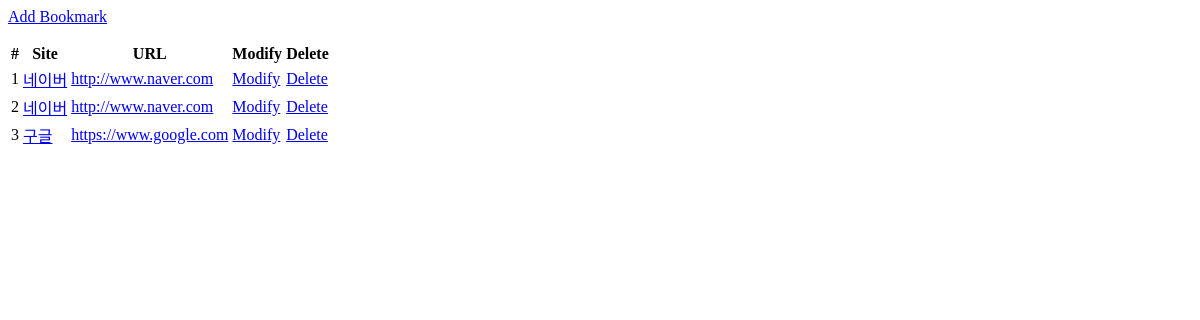
Before: /bookmark/ with the older database file.
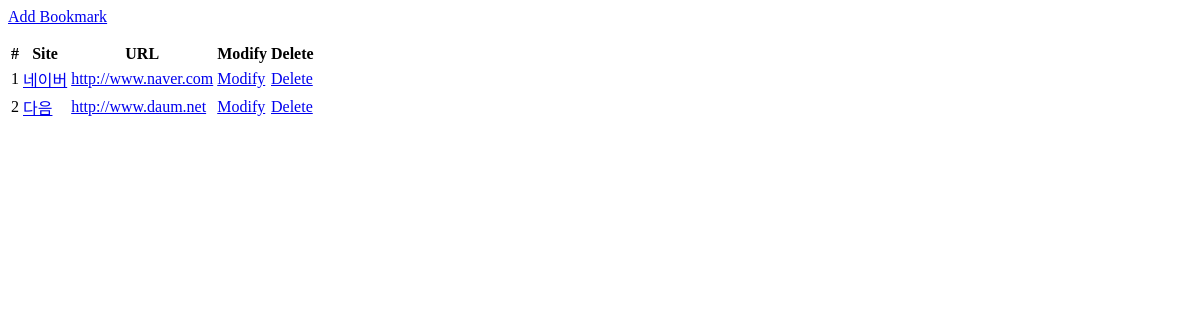
After: the same page with the newer database file.
### bookmark/models.py (models this page shows, shortened)
class Bookmark(models.Model):
    site_name = models.CharField(max_length=100)
    url = models.URLField('Site URL')

### bookmark/views.py (the view)
# urls.py: path('', BookmarkListView.as_view(), name='list'),
class BookmarkListView(ListView):
    model = Bookmark

### bookmark/templates/bookmark/bookmark_list.html (shortened to what this page needs)
<div class="btn-group">
    <a href="{% url 'add'%}" class="'btn btn-info">Add Bookmark</a>
</div>
<table class="'table">
    <tread>
        <tr>
            <th scope="col">#</th>
            <th scope="col">Site</th>
            <th scope="col">URL</th>
            <th scope="col">Modify</th>
            <th scope="col">Delete</th>
        </tr>
    </tread>
    <tbody>
        {% for bookmark in object_list %}
            <tr>
                <td>{{forloop.counter}}</td>
                <td><a href="{%url 'detail' pk=bookmark.id%}">{{bookmark.site_name}}</a> </td>
                <td><a href="{{bookmark.url}}" target="_blank">{{bookmark.url}}</a> </td>
                <td><a href="{%url 'update' pk=bookmark.id%}" class="btn btn-success">Modify</a> </td>
                <td><a href="{%url 'delete' pk=bookmark.id%}" class="btn btn-danger">Delete</a> </td>
            </tr>
        {% endfor %}
    </tbody>
</table>

Changed rows visible on the page:
removed Bookmark: site_name "네이버", url "http://www.naver.com"
removed Bookmark: site_name "구글", url "https://www.google.com"
added Bookmark: site_name "다음", url "http://www.daum.net"
